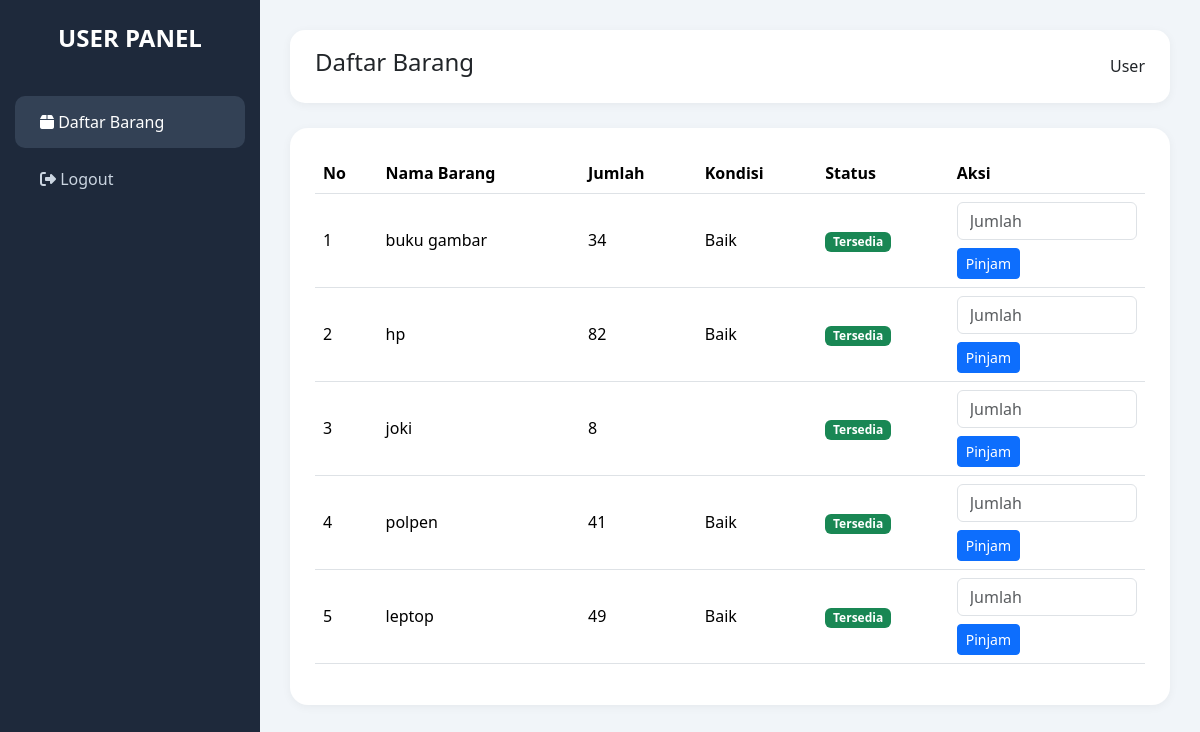
The page / on the database its author committed.
### tables this page shows
CREATE TABLE `barang` (
  `id_barang` int(11) NOT NULL,
  `nama_barang` varchar(100) DEFAULT NULL,
  `jumlah` int(11) DEFAULT NULL,
  `kondisi_barang` varchar(50) DEFAULT NULL
);

### index.php (the view, shortened to what this page needs)
<?php
include('../koneksi.php');
$data = mysqli_query($conn, "SELECT * FROM barang");
?>
<!DOCTYPE html>
<html lang="id">
<head>
    <link href="https://cdn.jsdelivr.net/npm/bootstrap@5.3.3/dist/css/bootstrap.min.css" rel="stylesheet">
    <link rel="stylesheet"
    href="https://cdnjs.cloudflare.com/ajax/libs/font-awesome/6.5.1/css/all.min.css"/>
</head>
<body>
<div class="sidebar">
    <div class="logo">USER PANEL</div>
    <div class="menu">
        <a href="index.php" class="active">
            <i class="fa fa-box"></i> Daftar Barang
        </a>
        <a href="../logout.php">
            <i class="fa fa-right-from-bracket"></i> Logout
        </a>
    </div>
</div>
<div class="main">
    <div class="topbar">
        <h4>Daftar Barang</h4>
        <div>User</div>
    </div>
    <div class="table-area">
        <table class="table table-hover align-middle">
            <thead>
                <tr>
                    <th>No</th>
                    <th>Nama Barang</th>
                    <th>Jumlah</th>
                    <th>Kondisi</th>
                    <th>Status</th>
                    <th>Aksi</th>
                </tr>
            </thead>
            <tbody>
            <?php
            $no = 1;
            while($d = mysqli_fetch_array($data)){
            ?>
                <tr>
                    <td><?= $no++; ?></td>
                    <td><?= $d['nama_barang']; ?></td>
                    <td><?= $d['jumlah']; ?></td>
                    <td><?= $d['kondisi_barang']; ?></td>
                    <td>
                        <?php if($d['jumlah'] > 0){ ?>
                            <span class="badge bg-success">
                                Tersedia
                            </span>
                        <?php } else { ?>
                            <span class="badge bg-danger">
                                Habis
                            </span>
                        <?php } ?>
                    </td>
                    <td>
                        <?php if($d['jumlah'] > 0){ ?>
                        <form method="POST">
                            <input type="number"
                            name="jumlah_pinjam"
                            class="form-control mb-2"
                            placeholder="Jumlah"
                            min="1"
                            max="<?= $d['jumlah']; ?>"
                            required>
                            <button type="submit"
                            name="pinjam"
                            class="btn btn-primary btn-sm">
                                Pinjam
                            </button>
                        </form>
                        <?php } ?>
                    </td>
                </tr>
            <?php } ?>
            </tbody>
        </table>
    </div>
</div>
</body>
</html>

### index.php (style rules this page uses)
* { font-family:'Segoe UI', sans-serif; }
body { background:#f1f5f9; }
.sidebar { width:260px; height:100vh; background:#1e293b; position:fixed; color:white; padding-top:20px; }
.logo { font-size:24px; font-weight:bold; text-align:center; margin-bottom:40px; }
.menu a { display:block; color:#cbd5e1; padding:14px 25px; text-decoration:none; margin:5px 15px; border-radius:10px; transition:0.3s; }
.menu a:hover, .menu .active { background:#334155; color:white; }
.main { margin-left:260px; padding:30px; }
.topbar { background:white; padding:18px 25px; border-radius:15px; display:flex; justify-content:space-between; align-items:center; margin-bottom:25px; box-shadow:0 2px 10px rgba(0,0,0,0.05); }
.table-area { background:white; padding:25px; border-radius:18px; box-shadow:0 2px 10px rgba(0,0,0,0.05); }

### rows shown on the page
barang: nama_barang "buku gambar", jumlah "34", kondisi_barang "Baik", shows "Tersedia"
barang: nama_barang "hp", jumlah "82", kondisi_barang "Baik", shows "Tersedia"
barang: nama_barang "joki", jumlah "8", shows "Tersedia"
barang: nama_barang "polpen", jumlah "41", kondisi_barang "Baik", shows "Tersedia"
barang: nama_barang "leptop", jumlah "49", kondisi_barang "Baik", shows "Tersedia"
